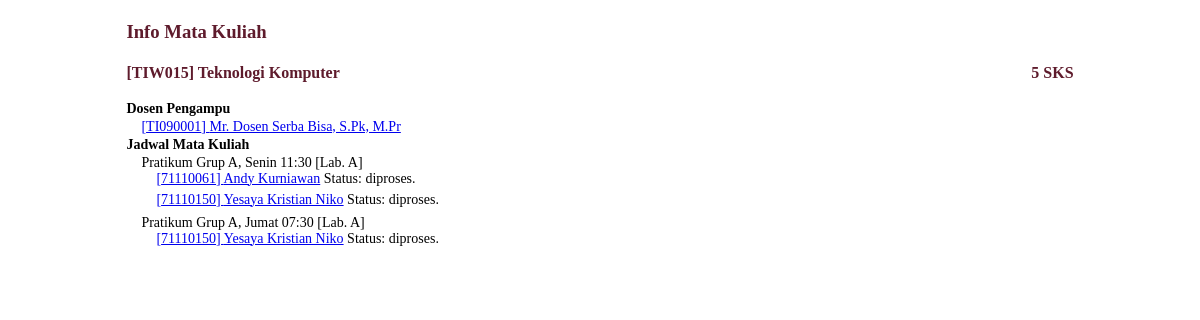
Page /detailed_mk.php?id=TIW015 on the earlier database version.
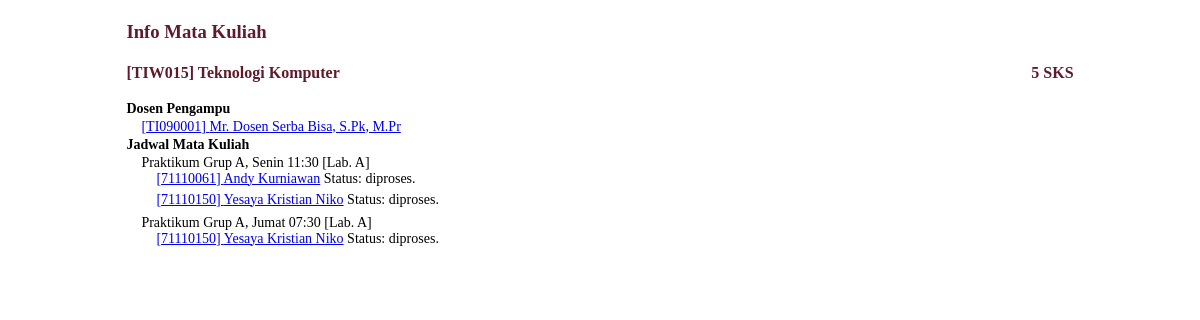
Same page on the later database version.
### tables this page shows
CREATE TABLE IF NOT EXISTS `matakuliah` (
  `mk_id` varchar(8) NOT NULL,
  `nama` varchar(30) NOT NULL,
  `sks` int(2) NOT NULL,
  PRIMARY KEY (`mk_id`)
);

CREATE TABLE IF NOT EXISTS `ampu` (
  `dosen_id` varchar(10) NOT NULL,
  `mk_id` varchar(8) NOT NULL,
  KEY `mk_id` (`mk_id`),
  KEY `dosen_id` (`dosen_id`)
);

CREATE TABLE IF NOT EXISTS `dosen` (
  `dosen_id` varchar(10) NOT NULL,
  `nama` varchar(50) NOT NULL,
  `email` varchar(30) NOT NULL,
  `no_hp` varchar(15) NOT NULL DEFAULT '-',
  `user_id` varchar(30) NOT NULL,
  `pp` varchar(100) NOT NULL DEFAULT 'images/users/no-image.jpg',
  `status` varchar(10) NOT NULL DEFAULT 'aktif',
  PRIMARY KEY (`dosen_id`),
  UNIQUE KEY `user_id` (`user_id`)
);

CREATE TABLE IF NOT EXISTS `jadwal` (
  `jadwal_id` varchar(10) NOT NULL,
  `hari` varchar(10) NOT NULL,
  `waktu` time NOT NULL,
  `jenis` varchar(10) NOT NULL DEFAULT 'Praktikum',
  `ruang` varchar(8) NOT NULL,
  `grup` varchar(2) NOT NULL,
  `mk_id` varchar(10) NOT NULL,
  PRIMARY KEY (`jadwal_id`),
  KEY `mk_id` (`mk_id`)
);

CREATE TABLE IF NOT EXISTS `asistensi` (
  `nim` varchar(11) NOT NULL,
  `jadwal_id` varchar(10) NOT NULL,
  `status` varchar(15) NOT NULL DEFAULT 'diproses',
  KEY `nim` (`nim`),
  KEY `jadwal_id` (`jadwal_id`)
);

CREATE TABLE IF NOT EXISTS `mahasiswa` (
  `nim` varchar(11) NOT NULL,
  `nama` varchar(50) NOT NULL,
  `gender` varchar(20) NOT NULL,
  `no_hp` varchar(15) NOT NULL,
  `email` varchar(30) NOT NULL,
  `user_id` varchar(30) NOT NULL,
  `pp` varchar(100) NOT NULL DEFAULT 'images/users/no-image.jpg',
  `transkrip` varchar(100) NOT NULL DEFAULT 'images/users/no-image.jpg',
  UNIQUE KEY `user_id` (`user_id`),
  UNIQUE KEY `nim` (`nim`)
);

### detailed_mk.php (the view, shortened to what this page needs)
<!DOCTYPE HTML>
<html>
 <head>
  <?php
		if(isset($_GET["id"])){
			$mk_id = $_GET["id"];
		}
	?>
  <link rel="stylesheet" type="text/css" href="style/detailed_mk.css">
 </head>
 <body>
	<?php
		if(!isset($_GET["action"])){
			echo "
			  <div class='wrapper'>
				<i class='notif_on_action'>";
			echo "&nbsp</i>
				<h3>Info Mata Kuliah</h3>";
			include 'login/connect.php';
			$query = "SELECT nama, sks FROM matakuliah WHERE mk_id = ?";
			$stmt = $mysqli->prepare($query);
			$stmt->bind_param('s', $mk_id);
			$stmt->execute();
			$stmt->bind_result($nama_mk, $sks_mk);
			$stmt->store_result();
			$result = $stmt->fetch();
			if($stmt->num_rows != 0){
				if(!empty($result)){
					do{
						echo "<h4><span class='right'>".$sks_mk." SKS</span><span class='left'>[".$mk_id."] ".$nama_mk."</span></h4>
						<div class='content'><div id='dosen_pengampu_mk'><span class='content_title'>Dosen Pengampu</span>";
						$query2 = "SELECT ampu.dosen_id, dosen.nama FROM ampu INNER JOIN dosen WHERE ampu.mk_id = ? AND dosen.dosen_id = ampu.dosen_id ORDER BY ampu.dosen_id ASC";
						$stmt2 = $mysqli->prepare($query2);
						$stmt2->bind_param('s', $mk_id);
						$stmt2->execute();
						$stmt2->bind_result($dosen_id, $dosen_nama);
						$stmt2->store_result();
						$result2 = $stmt2->fetch();
						$id_dosen_mk = [];
						if($stmt2->num_rows != 0){
							if(!empty($result2)){
								do{
									array_push($id_dosen_mk, $dosen_id);
									echo "
										<br/><span class='dosen_pengampu_mk'><a target='_blank' href='visit_profil.php?id=".$dosen_id."&type=1'>[".$dosen_id."] ".$dosen_nama."</a></span>
									";
								}while( $result2 = $stmt2->fetch() );
							}
						}
						else{
							echo "
								<br/><span class='dosen_pengampu_mk'>-</span>
							";
						}
						echo "</div><div id ='jadwal_mk'><span class='content_title'>Jadwal Mata Kuliah</span><br/>";
						$query2 = "SELECT jenis, grup, hari, waktu, ruang, jadwal_id FROM jadwal WHERE mk_id = ? ORDER BY grup ASC, jadwal_id ASC";
						$stmt2 = $mysqli->prepare($query2);
						$stmt2->bind_param('s', $mk_id);
						$stmt2->execute();
						$stmt2->bind_result($jadwal_jenis, $jadwal_grup, $jadwal_hari, $jadwal_waktu, $jadwal_ruang, $jadwal_id);
						$stmt2->store_result();
						$result2 = $stmt2->fetch();
						if($stmt2->num_rows != 0){
							if(!empty($result2)){
								do{
									echo "
										<span class='jadwal_mk'>".$jadwal_jenis." Grup ".$jadwal_grup.", ".$jadwal_hari." ".date('H:i',strtotime($jadwal_waktu))." [".$jadwal_ruang."]</span>
									";
									$query3 = "SELECT mahasiswa.nim, mahasiswa.nama, asistensi.status FROM asistensi INNER JOIN mahasiswa ON asistensi.nim = mahasiswa.nim WHERE asistensi.jadwal_id = ? ORDER BY mahasiswa.nim ASC";
									$stmt3 = $mysqli->prepare($query3);
									$stmt3->bind_param('s', $jadwal_id);
									$stmt3->execute();
									$stmt3->bind_result($nim, $nama, $status_asistensi);
									$stmt3->store_result();
									$result3 = $stmt3->fetch();
									if($stmt3->num_rows != 0){
										if(!empty($result3)){
											do{
												echo "<div class='list_asisten_mk'><a target='_blank' href='visit_profil.php?id=".$nim."&type=2'>[".$nim."] ".$nama."</a> Status: ".$status_asistensi.".";
												echo "</div>";
											}while( $result3 = $stmt3->fetch() );
										}
									}
								}while( $result2 = $stmt2->fetch() );
							}
						}
						else{
							echo "<span class='jadwal_mk'>-</span>";
						}
						echo "</div></div>";
					}while( $result = $stmt->fetch() );
				}
			}
		  }
	?>
 </body>
</html>

### style/detailed_mk.css (style rules this page uses)
h3, h4 { color:#5E1B2C; }
h3 { margin-top:-5px; }
.content { display:inline-block; width:490px; margin-top:-5px; }
.content_title { font-size:14px; font-weight:bold; }
.dosen_pengampu_mk, .jadwal_mk { padding-left:15px; font-size:14px; font-weight:normal; }
.list_asisten_mk { margin-left:30px; font-size:14px; font-weight:normal; margin-bottom:5px; }
.notif_on_action { font-size:12px; }
.right { float:right; }
.wrapper { min-width:450px; width:80%; margin:0 auto; }

Differences in the rows shown:
changed jadwal "Senin": jenis "Pratikum" → "Praktikum"
changed jadwal "Jumat": jenis "Pratikum" → "Praktikum"
